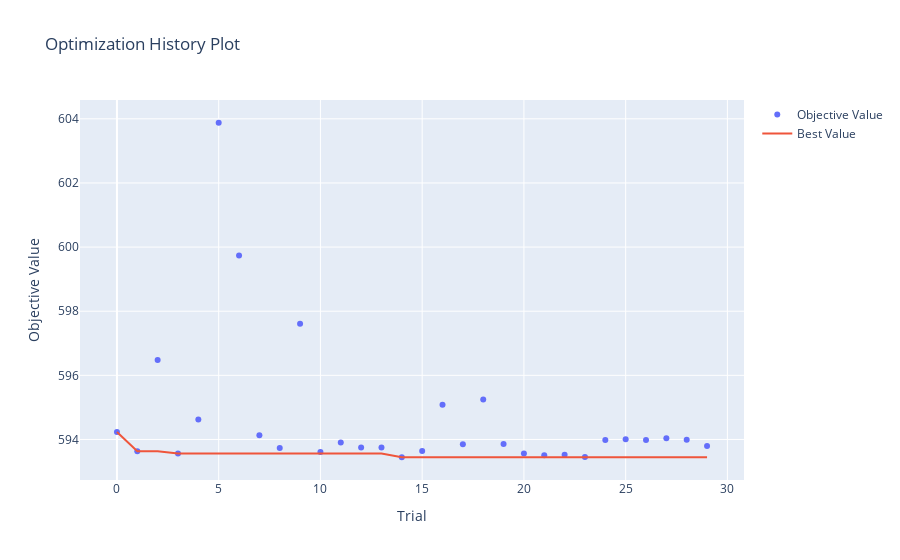

The cell this chart's notebook holds for it:
### Code cell
# 하이퍼파라미터 최적화 과정을 확인
optuna.visualization.plot_optimization_history(study_cat)

### Figure 1 — Plotly figure (JSON) as saved in the notebook; plotly's stock layout.template omitted (floating-point values rounded to 4 significant figures)
{"data": [{"mode": "markers", "name": "Objective Value", "type": "scatter", "x": [0, 1, 2, 3, 4, 5, 6, 7, 8, 9, 10, 11, 12, 13, 14, 15, 16, 17, 18, 19, 20, 21, 22, 23, 24, 25, 26, 27, 28, 29], "y": [594.2, 593.6, 596.5, 593.6, 594.6, 603.9, 599.7, 594.1, 593.7, 597.6, 593.6, 593.9, 593.8, 593.7, 593.4, 593.6, 595.1, 593.9, 595.2, 593.9, 593.6, 593.5, 593.5, 593.5, 594.0, 594.0, 594.0, 594.0, 594.0, 593.8]}, {"mode": "lines", "name": "Best Value", "type": "scatter", "x": [0, 1, 2, 3, 4, 5, 6, 7, 8, 9, 10, 11, 12, 13, 14, 15, 16, 17, 18, 19, 20, 21, 22, 23, 24, 25, 26, 27, 28, 29], "y": [594.2, 593.6, 593.6, 593.6, 593.6, 593.6, 593.6, 593.6, 593.6, 593.6, 593.6, 593.6, 593.6, 593.6, 593.4, 593.4, 593.4, 593.4, 593.4, 593.4, 593.4, 593.4, 593.4, 593.4, 593.4, 593.4, 593.4, 593.4, 593.4, 593.4]}, {"marker": {"color": "#cccccc"}, "mode": "markers", "name": "Infeasible Trial", "showlegend": false, "type": "scatter", "x": [], "y": []}], "layout": {"title": {"text": "Optimization History Plot"}, "xaxis": {"title": {"text": "Trial"}}, "yaxis": {"title": {"text": "Objective Value"}}}}
